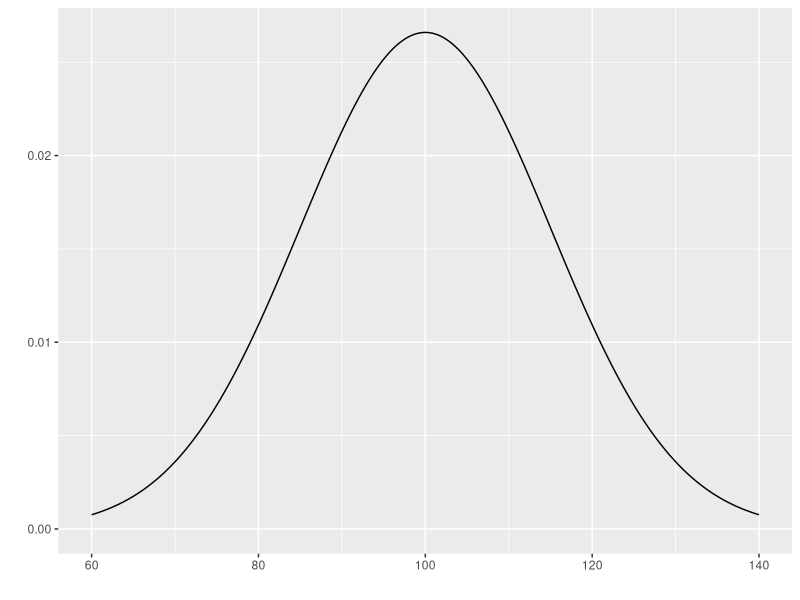

Write the R code that produced this figure. (Note: this script raises an error after producing the figure.)
## ---- chunk 1
library("ggfortify")
ggdistribution(dnorm, seq(60, 140, 0.1), mean = 100, sd = 15) +
  labs(
    x = "Quoziente d'intelligenza",
    y = "Densità di probabilità"
  )
## ---- chunk 2
set.seed(123)
iq1 <- rnorm(100, 100, 15)
# i valori QI sono numeri interi!
iq1 <- round(iq1) 
iq1
## ---- chunk 3
data.frame(iq1) %>% 
  ggplot(aes(x = iq1)) +
  geom_histogram(aes(y = ..density..)) +
  labs(
    x = "Quoziente d'intelligenza",
    y = "Densità"
  )
## ---- chunk 4
mean(iq1)
sd(iq1)
## ---- chunk 5
set.seed(123)
iq2 <- rnorm(n = 10000, mean = 100, sd = 15) 
iq2 <- round(iq2) 
head(iq2)
## ---- chunk 6
mean(iq2)
sd(iq2)
## ---- chunk 7
data.frame(iq2) %>% 
  ggplot(aes(x = iq2)) +
  geom_histogram(aes(y = ..density..)) +
  labs(
    x = "Quoziente d'intelligenza",
    y = "Densità"
  )
## ---- chunk 8
iq3 <- round(rnorm(n = 5, mean = 100, sd = 15))
iq3
## ---- chunk 9
iq4 <- round(rnorm(n = 5, mean = 100, sd = 15))
iq4
mean(iq4)
## ---- chunk 10
set.seed(123)
sample_list <- list()
for (i in 1:10) {
  sample_list[[i]] <- round(rnorm(5, 100, 15))
}
sample_list[[1]]
sample_list[[2]]
## ---- chunk 11
df <- data.frame(matrix(unlist(sample_list), nrow=length(sample_list), byrow=TRUE))
df
## ---- chunk 12
rowMeans(df)
## ---- chunk 13
n_samples <- 10000
sample_size <- 5
sample_means <- rep(NA, n_samples)

for (i in 1:n_samples) {
	y <- round(rnorm(5, 100, 15))
	sample_means[i] <- mean(y)
}
## ---- chunk 14
data.frame(sample_means) %>% 
  ggplot(aes(x = sample_means)) +
  geom_histogram(aes(y = ..density..)) +
  labs(
    x = "Media del quoziente d'intelligenza in campioni di ampiezza n = 5",
    y = "Densità"
  )
## ---- chunk 15
set.seed(123)
n_samples <- 10000
sample_size <- 5
sample_max <- rep(NA, n_samples)

for (i in 1:n_samples) {
	y <- round(rnorm(5, 100, 15))
	sample_max[i] <- max(y)
}
## ---- chunk 16
data.frame(sample_max) %>% 
  ggplot(aes(x = sample_max)) +
  geom_histogram(aes(y = ..density..)) +
  labs(
    x = "Valore massimo del QI in campioni di ampiezza n = 5",
    y = "Densità"
  )
## ---- chunk 17
# needed for printing
width <- 6
height <- 6

# parameters of the beta
a <- 2
b <- 1

# mean and standard deviation of the beta
s <- sqrt(a * b / (a + b)^2 / (a + b + 1))
m <- a / (a + b)

# define function to draw a plot
plot_one <- function(n, N = 50000) {

  # generate N random sample means of size n
  X <- matrix(rbeta(n * N, a, b), n, N)
  X <- colMeans(X)

  # plot the data
  hist(
    X,
    breaks = seq(0, 1, .025), border = "white", freq = FALSE,
    #col = ifelse(colour, emphColLight, emphGrey),
    col = "gray",
    xlab = "Media campionaria", ylab = "", xlim = c(0, 1.2),
    main = paste("n =", n), axes = FALSE,
    font.main = 1, ylim = c(0, 5)
  )
  #box()
  axis(1)
  # axis(2)

  # plot the theoretical distribution
  lines(x <- seq(0, 1.2, .01), dnorm(x, m, s / sqrt(n)),
    lwd = 2, col = "black", type = "l"
  )
}
## ---- chunk 18
plot_one(1)
## ---- chunk 19
pnorm(0.5, 0, 1) - pnorm(-0.5, 0, 1)
## ---- chunk 20
pnorm(sqrt(10)/2, 0, 1) - pnorm(-sqrt(10)/2, 0, 1)
